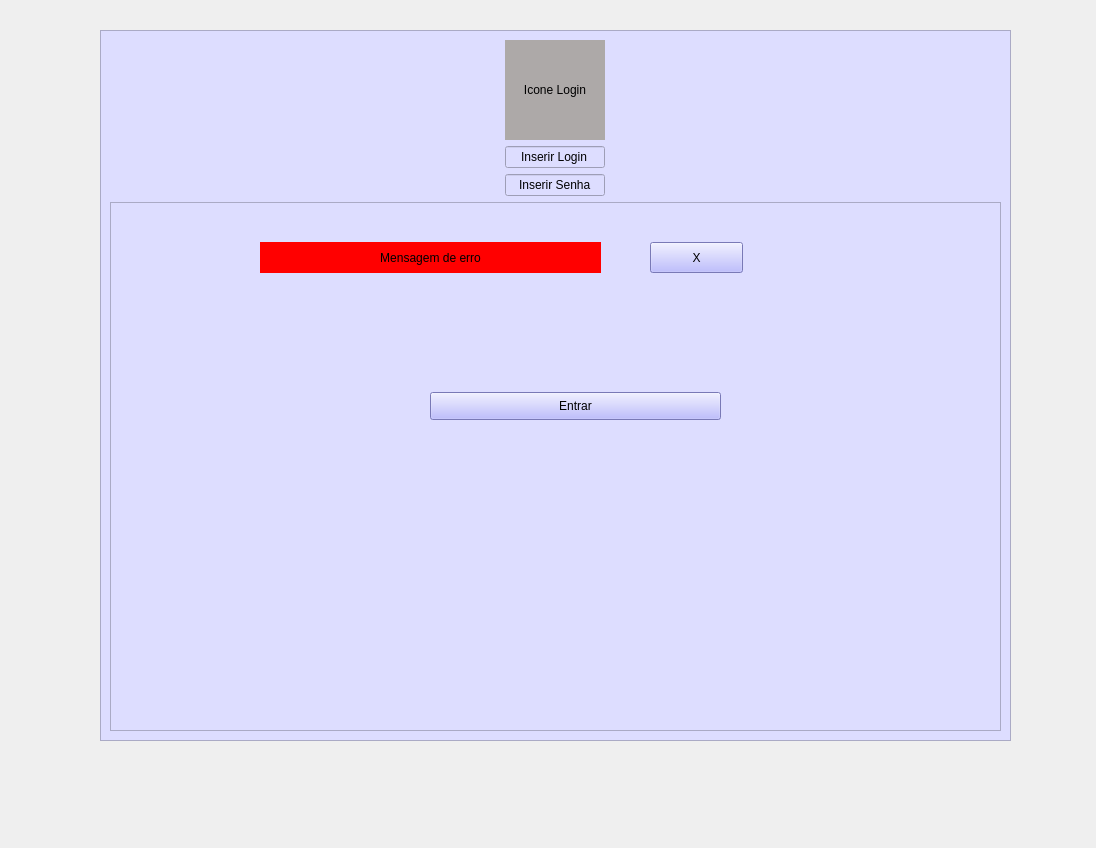
<?xml version="1.0" encoding="UTF-8"?>
<ui version="4.0">
 <class>MainWindow</class>
 <widget class="QMainWindow" name="MainWindow">
  <property name="geometry">
   <rect>
    <x>0</x>
    <y>0</y>
    <width>1096</width>
    <height>848</height>
   </rect>
  </property>
  <property name="windowTitle">
   <string>MainWindow</string>
  </property>
  <widget class="QWidget" name="centralwidget">
   <widget class="QStackedWidget" name="stacked_widget">
    <property name="geometry">
     <rect>
      <x>70</x>
      <y>10</y>
      <width>991</width>
      <height>771</height>
     </rect>
    </property>
    <property name="currentIndex">
     <number>0</number>
    </property>
    <widget class="QWidget" name="page_login">
     <widget class="QFrame" name="frame_login_fundo">
      <property name="geometry">
       <rect>
        <x>30</x>
        <y>20</y>
        <width>911</width>
        <height>711</height>
       </rect>
      </property>
      <property name="styleSheet">
       <string notr="true">background-color: rgb(221, 221, 255);</string>
      </property>
      <property name="frameShape">
       <enum>QFrame::StyledPanel</enum>
      </property>
      <property name="frameShadow">
       <enum>QFrame::Raised</enum>
      </property>
      <layout class="QGridLayout" name="gridLayout">
       <item row="0" column="1">
        <widget class="QLabel" name="label_icone_login">
         <property name="sizePolicy">
          <sizepolicy hsizetype="Fixed" vsizetype="Fixed">
           <horstretch>0</horstretch>
           <verstretch>0</verstretch>
          </sizepolicy>
         </property>
         <property name="minimumSize">
          <size>
           <width>100</width>
           <height>100</height>
          </size>
         </property>
         <property name="layoutDirection">
          <enum>Qt::LeftToRight</enum>
         </property>
         <property name="styleSheet">
          <string notr="true">background-color: rgb(173, 169, 168);</string>
         </property>
         <property name="text">
          <string>Icone Login</string>
         </property>
         <property name="alignment">
          <set>Qt::AlignCenter</set>
         </property>
        </widget>
       </item>
       <item row="0" column="0">
        <spacer name="horizontalSpacer">
         <property name="orientation">
          <enum>Qt::Horizontal</enum>
         </property>
         <property name="sizeHint" stdset="0">
          <size>
           <width>415</width>
           <height>20</height>
          </size>
         </property>
        </spacer>
       </item>
       <item row="0" column="2">
        <spacer name="horizontalSpacer_2">
         <property name="orientation">
          <enum>Qt::Horizontal</enum>
         </property>
         <property name="sizeHint" stdset="0">
          <size>
           <width>415</width>
           <height>20</height>
          </size>
         </property>
        </spacer>
       </item>
       <item row="2" column="1">
        <widget class="QLineEdit" name="lineEdit_inserir_senha">
         <property name="text">
          <string>Inserir Senha</string>
         </property>
         <property name="alignment">
          <set>Qt::AlignCenter</set>
         </property>
         <property name="placeholderText">
          <string>Inserir Senha</string>
         </property>
        </widget>
       </item>
       <item row="1" column="1">
        <widget class="QLineEdit" name="lineEdit_inserir_login">
         <property name="text">
          <string>Inserir Login</string>
         </property>
         <property name="alignment">
          <set>Qt::AlignCenter</set>
         </property>
         <property name="placeholderText">
          <string>Insirir login</string>
         </property>
        </widget>
       </item>
       <item row="3" column="0" colspan="3">
        <widget class="QFrame" name="frame_msg_erro">
         <property name="frameShape">
          <enum>QFrame::StyledPanel</enum>
         </property>
         <property name="frameShadow">
          <enum>QFrame::Raised</enum>
         </property>
         <widget class="QLabel" name="label_msg_erro">
          <property name="geometry">
           <rect>
            <x>150</x>
            <y>40</y>
            <width>341</width>
            <height>31</height>
           </rect>
          </property>
          <property name="styleSheet">
           <string notr="true">background-color: rgb(255, 0, 0);</string>
          </property>
          <property name="text">
           <string>Mensagem de erro</string>
          </property>
          <property name="alignment">
           <set>Qt::AlignCenter</set>
          </property>
         </widget>
         <widget class="QPushButton" name="pushButton_fechar_msg_erro">
          <property name="geometry">
           <rect>
            <x>540</x>
            <y>40</y>
            <width>93</width>
            <height>31</height>
           </rect>
          </property>
          <property name="styleSheet">
           <string notr="true">background-color: rgb(173, 169, 168);
background-color: rgb(170, 170, 255);</string>
          </property>
          <property name="text">
           <string>X</string>
          </property>
         </widget>
         <widget class="QPushButton" name="pushButton_entrar">
          <property name="geometry">
           <rect>
            <x>320</x>
            <y>190</y>
            <width>291</width>
            <height>28</height>
           </rect>
          </property>
          <property name="styleSheet">
           <string notr="true">background-color: rgb(173, 169, 168);
background-color: rgb(170, 170, 255);</string>
          </property>
          <property name="text">
           <string>Entrar</string>
          </property>
         </widget>
        </widget>
       </item>
      </layout>
     </widget>
    </widget>
    <widget class="QWidget" name="page_principal">
     <widget class="QFrame" name="frame_fundo_principal">
      <property name="geometry">
       <rect>
        <x>100</x>
        <y>80</y>
        <width>761</width>
        <height>511</height>
       </rect>
      </property>
      <property name="styleSheet">
       <string notr="true">background-color: rgb(227, 224, 255);</string>
      </property>
      <property name="frameShape">
       <enum>QFrame::StyledPanel</enum>
      </property>
      <property name="frameShadow">
       <enum>QFrame::Raised</enum>
      </property>
      <widget class="QLabel" name="label_logo_empresa">
       <property name="geometry">
        <rect>
         <x>60</x>
         <y>50</y>
         <width>100</width>
         <height>100</height>
        </rect>
       </property>
       <property name="styleSheet">
        <string notr="true">background-color: rgb(173, 169, 168);</string>
       </property>
       <property name="text">
        <string> Logo_empresa</string>
       </property>
       <property name="alignment">
        <set>Qt::AlignCenter</set>
       </property>
      </widget>
      <widget class="QLabel" name="label_descricao">
       <property name="geometry">
        <rect>
         <x>40</x>
         <y>160</y>
         <width>151</width>
         <height>61</height>
        </rect>
       </property>
       <property name="styleSheet">
        <string notr="true">background-color: rgb(173, 169, 168);</string>
       </property>
       <property name="text">
        <string>Descrição_empresa</string>
       </property>
       <property name="alignment">
        <set>Qt::AlignCenter</set>
       </property>
      </widget>
      <widget class="QPushButton" name="push_button_cadastrar">
       <property name="geometry">
        <rect>
         <x>260</x>
         <y>160</y>
         <width>90</width>
         <height>40</height>
        </rect>
       </property>
       <property name="styleSheet">
        <string notr="true">background-color: rgb(170, 170, 255);</string>
       </property>
       <property name="text">
        <string> Cadastrar</string>
       </property>
      </widget>
      <widget class="QPushButton" name="push_button_listar">
       <property name="geometry">
        <rect>
         <x>390</x>
         <y>160</y>
         <width>90</width>
         <height>40</height>
        </rect>
       </property>
       <property name="styleSheet">
        <string notr="true">background-color: rgb(170, 170, 255);</string>
       </property>
       <property name="text">
        <string>Listar</string>
       </property>
      </widget>
      <widget class="QPushButton" name="push_button_sair">
       <property name="geometry">
        <rect>
         <x>520</x>
         <y>160</y>
         <width>90</width>
         <height>40</height>
        </rect>
       </property>
       <property name="styleSheet">
        <string notr="true">background-color: rgb(170, 170, 255);</string>
       </property>
       <property name="text">
        <string>Sair</string>
       </property>
      </widget>
     </widget>
    </widget>
    <widget class="QWidget" name="page_cadastrar">
     <widget class="QFrame" name="frame_cadastro_fundo">
      <property name="geometry">
       <rect>
        <x>120</x>
        <y>50</y>
        <width>761</width>
        <height>511</height>
       </rect>
      </property>
      <property name="styleSheet">
       <string notr="true">background-color: rgb(228, 219, 255);</string>
      </property>
      <property name="frameShape">
       <enum>QFrame::StyledPanel</enum>
      </property>
      <property name="frameShadow">
       <enum>QFrame::Raised</enum>
      </property>
      <widget class="QLabel" name="label_logo_empresa_2">
       <property name="geometry">
        <rect>
         <x>70</x>
         <y>40</y>
         <width>100</width>
         <height>100</height>
        </rect>
       </property>
       <property name="styleSheet">
        <string notr="true">background-color: rgb(173, 169, 168);</string>
       </property>
       <property name="text">
        <string> Logo_empresa</string>
       </property>
       <property name="alignment">
        <set>Qt::AlignCenter</set>
       </property>
      </widget>
      <widget class="QFrame" name="frame_msg_cadastro_invalido">
       <property name="geometry">
        <rect>
         <x>180</x>
         <y>40</y>
         <width>551</width>
         <height>91</height>
        </rect>
       </property>
       <property name="styleSheet">
        <string notr="true">background-color: rgb(255, 255, 255);</string>
       </property>
       <property name="frameShape">
        <enum>QFrame::StyledPanel</enum>
       </property>
       <property name="frameShadow">
        <enum>QFrame::Raised</enum>
       </property>
       <widget class="QLabel" name="label_msg_erro_cadastro">
        <property name="geometry">
         <rect>
          <x>30</x>
          <y>30</y>
          <width>441</width>
          <height>25</height>
         </rect>
        </property>
        <property name="styleSheet">
         <string notr="true">background-color: rgb(255, 0, 0);</string>
        </property>
        <property name="text">
         <string> Cadastro inválido!!!</string>
        </property>
       </widget>
       <widget class="QPushButton" name="push_button_fechar_msg_cadastro_invalido">
        <property name="geometry">
         <rect>
          <x>480</x>
          <y>30</y>
          <width>40</width>
          <height>25</height>
         </rect>
        </property>
        <property name="styleSheet">
         <string notr="true">background-color: rgb(170, 170, 255);</string>
        </property>
        <property name="text">
         <string>X</string>
        </property>
       </widget>
      </widget>
      <widget class="QPushButton" name="push_button_salvar">
       <property name="geometry">
        <rect>
         <x>280</x>
         <y>430</y>
         <width>80</width>
         <height>30</height>
        </rect>
       </property>
       <property name="styleSheet">
        <string notr="true">background-color: rgb(170, 170, 255);</string>
       </property>
       <property name="text">
        <string>Salvar</string>
       </property>
      </widget>
      <widget class="QPushButton" name="push_button_voltar">
       <property name="geometry">
        <rect>
         <x>390</x>
         <y>430</y>
         <width>80</width>
         <height>30</height>
        </rect>
       </property>
       <property name="styleSheet">
        <string notr="true">background-color: rgb(170, 170, 255);</string>
       </property>
       <property name="text">
        <string>Voltar</string>
       </property>
      </widget>
      <widget class="QFrame" name="frame_cadastro_itens">
       <property name="geometry">
        <rect>
         <x>20</x>
         <y>169</y>
         <width>721</width>
         <height>251</height>
        </rect>
       </property>
       <property name="styleSheet">
        <string notr="true">background-color: rgb(255, 255, 255);</string>
       </property>
       <property name="frameShape">
        <enum>QFrame::StyledPanel</enum>
       </property>
       <property name="frameShadow">
        <enum>QFrame::Raised</enum>
       </property>
       <widget class="QWidget" name="gridLayoutWidget">
        <property name="geometry">
         <rect>
          <x>20</x>
          <y>29</y>
          <width>681</width>
          <height>211</height>
         </rect>
        </property>
        <layout class="QGridLayout" name="grid_layout_itens">
         <item row="2" column="2">
          <widget class="QLabel" name="label_textura">
           <property name="text">
            <string> Textura:</string>
           </property>
          </widget>
         </item>
         <item row="0" column="0">
          <widget class="QLabel" name="label_codigo_servico">
           <property name="text">
            <string> Codigo de serviço:</string>
           </property>
          </widget>
         </item>
         <item row="0" column="2">
          <widget class="QLabel" name="label_localizacao_area">
           <property name="text">
            <string>Localização/área:</string>
           </property>
          </widget>
         </item>
         <item row="1" column="2">
          <widget class="QLabel" name="label_horizonte">
           <property name="text">
            <string> Horizonte:</string>
           </property>
          </widget>
         </item>
         <item row="1" column="1">
          <widget class="QComboBox" name="combo_box_tipo_solo">
           <item>
            <property name="text">
             <string>-</string>
            </property>
           </item>
           <item>
            <property name="text">
             <string>Argiloso</string>
            </property>
           </item>
           <item>
            <property name="text">
             <string>Arenoso</string>
            </property>
           </item>
           <item>
            <property name="text">
             <string>Calcário</string>
            </property>
           </item>
           <item>
            <property name="text">
             <string>Humoso</string>
            </property>
           </item>
          </widget>
         </item>
         <item row="2" column="0">
          <widget class="QLabel" name="label_cor">
           <property name="text">
            <string> Cor:</string>
           </property>
          </widget>
         </item>
         <item row="1" column="0">
          <widget class="QLabel" name="label_tipo_solo">
           <property name="text">
            <string> Tipo de solo:</string>
           </property>
          </widget>
         </item>
         <item row="3" column="0">
          <widget class="QLabel" name="label_estrutura">
           <property name="text">
            <string> Estrutura:</string>
           </property>
          </widget>
         </item>
         <item row="3" column="2">
          <widget class="QLabel" name="label_profundidade">
           <property name="text">
            <string> Profundidade (m/cm):</string>
           </property>
          </widget>
         </item>
         <item row="0" column="3">
          <widget class="QLineEdit" name="line_edit_localizacao_area"/>
         </item>
         <item row="0" column="1">
          <widget class="QLineEdit" name="line_edit_codigo_servio"/>
         </item>
         <item row="2" column="3">
          <widget class="QLineEdit" name="line_edit_textura"/>
         </item>
         <item row="2" column="1">
          <widget class="QLineEdit" name="line_edit_cor"/>
         </item>
         <item row="3" column="1">
          <widget class="QLineEdit" name="line_edit_estrutura"/>
         </item>
         <item row="3" column="3">
          <widget class="QLineEdit" name="lineEdit_profundidade"/>
         </item>
         <item row="1" column="3">
          <widget class="QLineEdit" name="lineEdit_horizonte"/>
         </item>
        </layout>
       </widget>
      </widget>
     </widget>
    </widget>
    <widget class="QWidget" name="page_listar">
     <widget class="QFrame" name="frame_listar_fundo">
      <property name="geometry">
       <rect>
        <x>10</x>
        <y>20</y>
        <width>591</width>
        <height>511</height>
       </rect>
      </property>
      <property name="styleSheet">
       <string notr="true">background-color: rgb(194, 208, 255);</string>
      </property>
      <property name="frameShape">
       <enum>QFrame::StyledPanel</enum>
      </property>
      <property name="frameShadow">
       <enum>QFrame::Raised</enum>
      </property>
      <widget class="QTableWidget" name="table_widget_itens">
       <property name="geometry">
        <rect>
         <x>5</x>
         <y>11</y>
         <width>581</width>
         <height>491</height>
        </rect>
       </property>
       <row>
        <property name="text">
         <string/>
        </property>
       </row>
       <row>
        <property name="text">
         <string>01</string>
        </property>
       </row>
       <row>
        <property name="text">
         <string>02</string>
        </property>
       </row>
       <row>
        <property name="text">
         <string>03</string>
        </property>
       </row>
       <row>
        <property name="text">
         <string>04</string>
        </property>
       </row>
       <row>
        <property name="text">
         <string>04</string>
        </property>
       </row>
       <row>
        <property name="text">
         <string>06</string>
        </property>
       </row>
       <row>
        <property name="text">
         <string>07</string>
        </property>
       </row>
       <row>
        <property name="text">
         <string>08</string>
        </property>
       </row>
       <row>
        <property name="text">
         <string>09</string>
        </property>
       </row>
       <row>
        <property name="text">
         <string>10</string>
        </property>
       </row>
       <row>
        <property name="text">
         <string>11</string>
        </property>
       </row>
       <row>
        <property name="text">
         <string>12</string>
        </property>
       </row>
       <row>
        <property name="text">
         <string>13</string>
        </property>
       </row>
       <row>
        <property name="text">
         <string>14</string>
        </property>
       </row>
       <row>
        <property name="text">
         <string>15</string>
        </property>
       </row>
       <row>
        <property name="text">
         <string>16</string>
        </property>
       </row>
       <row>
        <property name="text">
         <string>17</string>
        </property>
       </row>
       <row>
        <property name="text">
         <string>18</string>
        </property>
       </row>
       <row>
        <property name="text">
         <string>19</string>
        </property>
       </row>
       <row>
        <property name="text">
         <string>20</string>
        </property>
       </row>
       <column>
        <property name="text">
         <string> Codigo de serviço</string>
        </property>
       </column>
       <column>
        <property name="text">
         <string> Localização/área</string>
        </property>
       </column>
       <column>
        <property name="text">
         <string> Tipos de solo</string>
        </property>
       </column>
       <column>
        <property name="text">
         <string> Horizonte</string>
        </property>
       </column>
       <column>
        <property name="text">
         <string> Cor</string>
        </property>
       </column>
       <column>
        <property name="text">
         <string> Textura</string>
        </property>
       </column>
       <column>
        <property name="text">
         <string> Estrutura</string>
        </property>
       </column>
       <column>
        <property name="text">
         <string> Profud. (m/cm)</string>
        </property>
       </column>
      </widget>
     </widget>
     <widget class="QFrame" name="frame_buttons">
      <property name="geometry">
       <rect>
        <x>630</x>
        <y>30</y>
        <width>131</width>
        <height>501</height>
       </rect>
      </property>
      <property name="styleSheet">
       <string notr="true">background-color: rgb(255, 190, 191);</string>
      </property>
      <property name="frameShape">
       <enum>QFrame::StyledPanel</enum>
      </property>
      <property name="frameShadow">
       <enum>QFrame::Raised</enum>
      </property>
      <layout class="QVBoxLayout" name="verticalLayout">
       <item>
        <widget class="QPushButton" name="push_button_alterar">
         <property name="styleSheet">
          <string notr="true">background-color: rgb(170, 170, 255);</string>
         </property>
         <property name="text">
          <string>Alterar</string>
         </property>
        </widget>
       </item>
       <item>
        <widget class="QPushButton" name="push_button_excluir">
         <property name="styleSheet">
          <string notr="true">background-color: rgb(170, 170, 255);</string>
         </property>
         <property name="text">
          <string>Excluir</string>
         </property>
        </widget>
       </item>
       <item>
        <widget class="QPushButton" name="push_button_voltar_2">
         <property name="styleSheet">
          <string notr="true">background-color: rgb(170, 170, 255);</string>
         </property>
         <property name="text">
          <string>Voltar</string>
         </property>
        </widget>
       </item>
       <item>
        <spacer name="vertical_spacer_buttons">
         <property name="orientation">
          <enum>Qt::Vertical</enum>
         </property>
         <property name="sizeHint" stdset="0">
          <size>
           <width>20</width>
           <height>40</height>
          </size>
         </property>
        </spacer>
       </item>
      </layout>
     </widget>
    </widget>
   </widget>
  </widget>
 </widget>
 <resources/>
 <connections/>
</ui>
